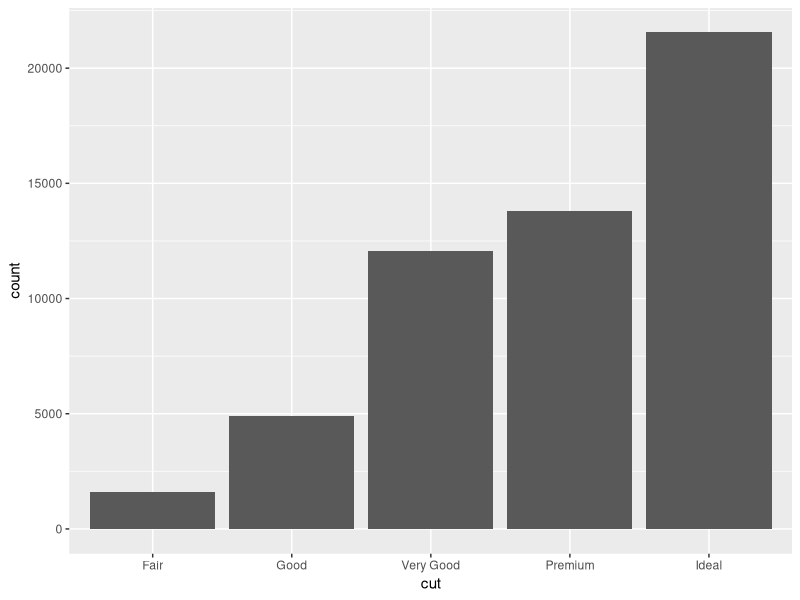
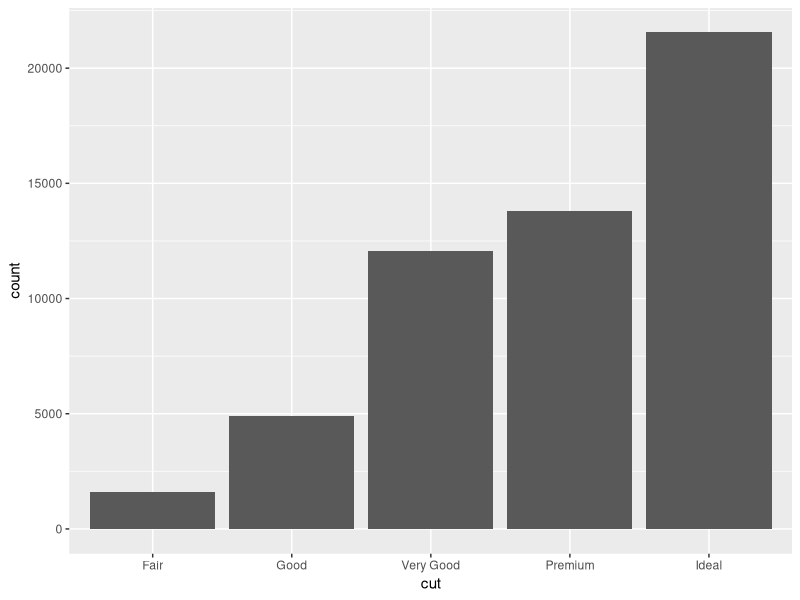
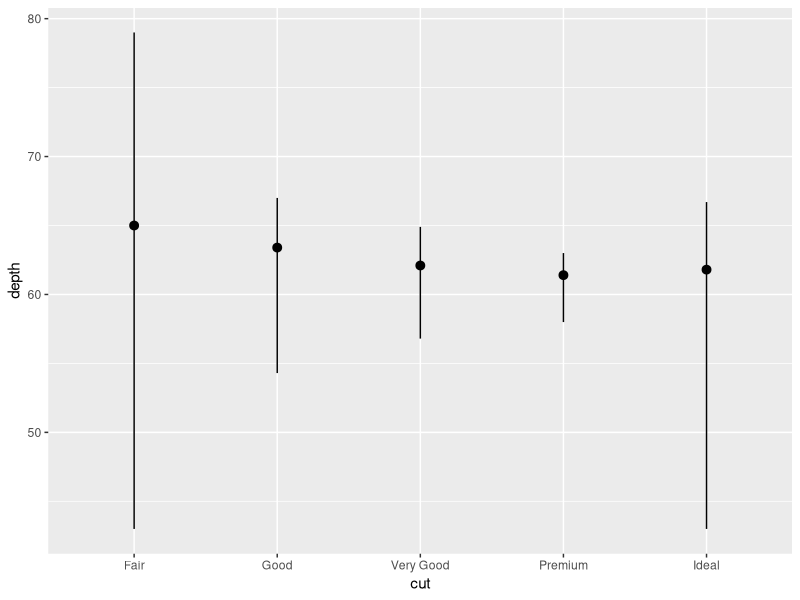
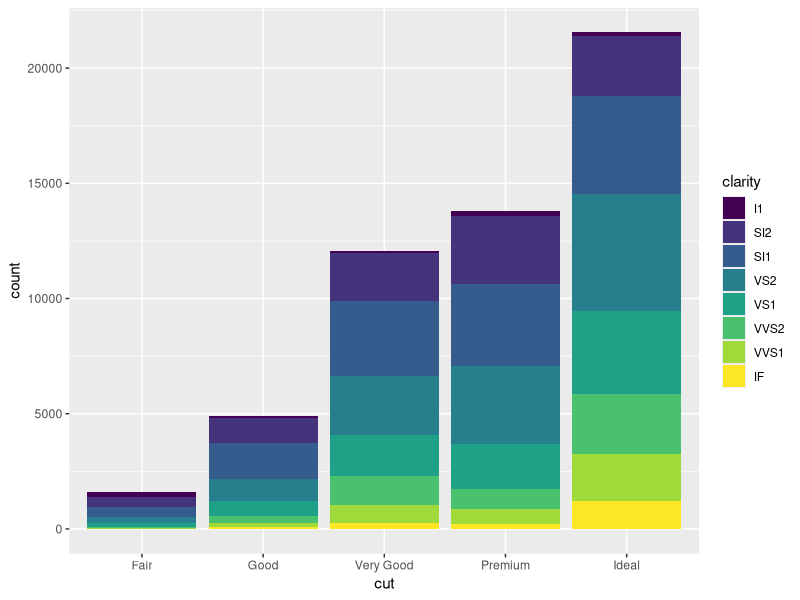
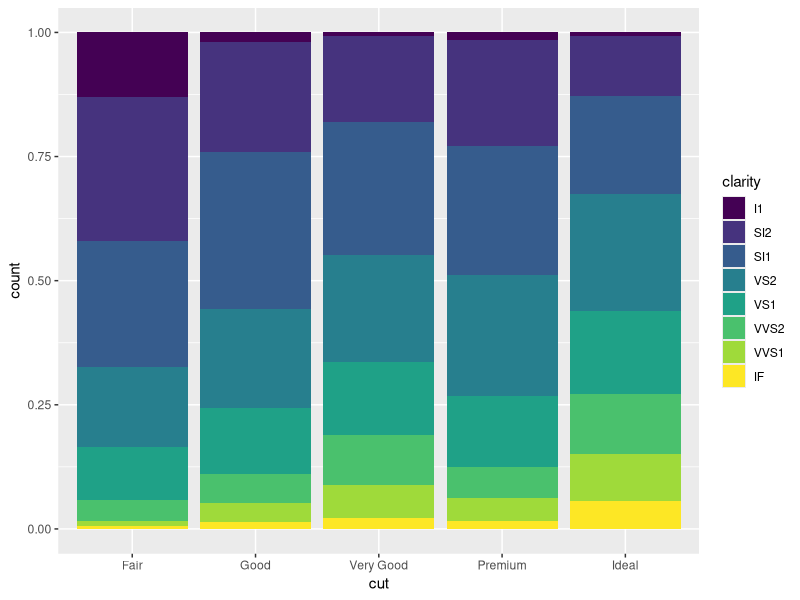
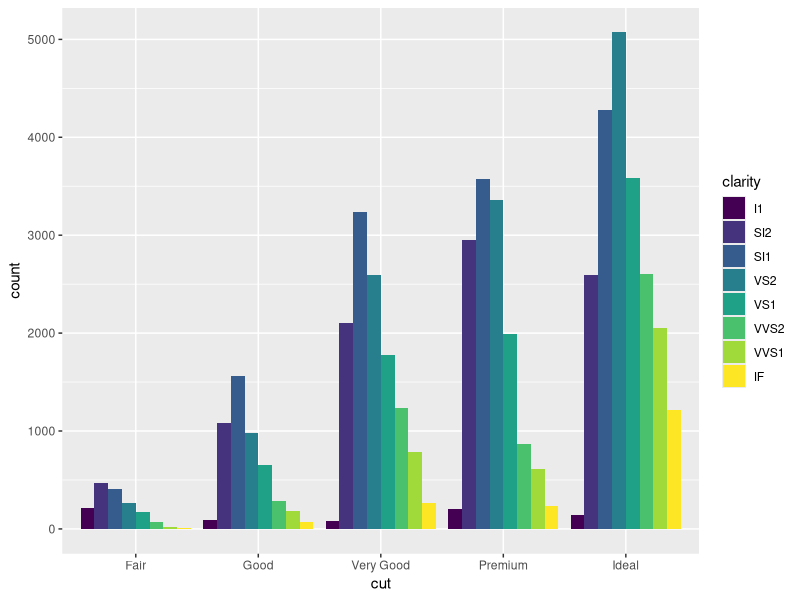
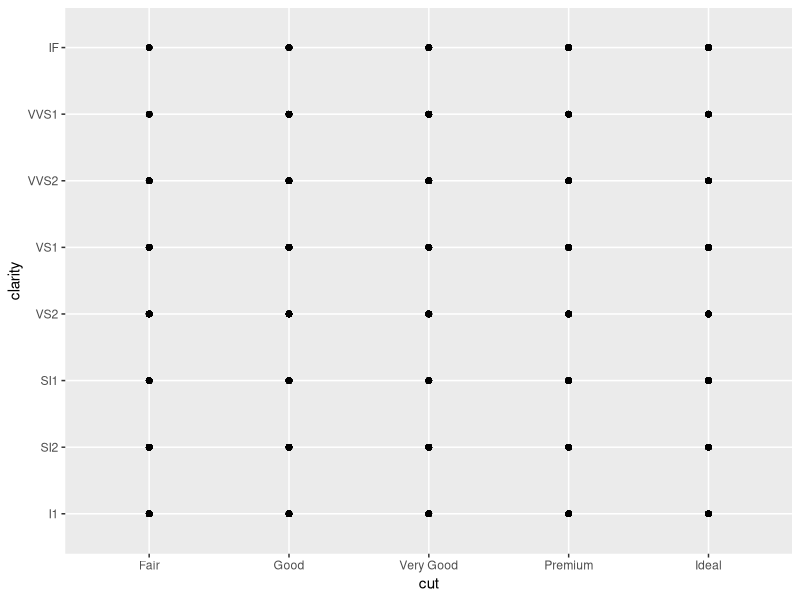

These charts were generated, in order, by the following R code:
# Exercise 2: More ggplot2 Grammar

# Install and load `ggplot2`
# install.packages("ggplot2") # if needed

library("ggplot2")
library("ggthemes")

# For this exercise you will again be working with the `diamonds` data set.
# Use `?diamonds` to review details about this data set

?diamonds

## Statistical Transformations

# Draw a bar chart of the diamonds data, organized by cut
# The height of each bar is based on the "count" (number) of diamonds with that cut

ggplot(data = diamonds) + geom_bar(mapping = aes(x = cut))

# Use the `stat_count` to apply the statistical transformation "count" to the diamonds
# by cut. You do not need a separate geometry layer!

ggplot(data = diamonds) + stat_count(mapping = aes(x = cut))

# Use the `stat_summary` function to draw a chart with a summary layer.
# Map the x-position to diamond `cut`, and the y-position to diamond `depth`
# Bonus: use `min` as the function ymin, `max` as the function ymax, and `median` as the function y

ggplot(data = diamonds) + stat_summary(mapping = aes(x = cut, y = depth), fun.ymin = min, 
                                       fun.ymax = max, fun.y = median)

## Position Adjustments

# Draw a bar chart of diamond data organized by cut, with each bar filled by clarity.
# You should see a _stacked_ bar chart.

ggplot(data = diamonds) + geom_bar(mapping = aes(x = cut, fill = clarity))

# Draw the same chart again, but with each element positioned to "fill" the y axis

ggplot(data = diamonds) + geom_bar(mapping = aes(x = cut, fill = clarity), position = "fill")

# Draw the same chart again, but with each element positioned to "dodge" each other

ggplot(data = diamonds) + geom_bar(mapping = aes(x = cut, fill = clarity), position = "dodge")

# Draw a plot with point geometry with the x-position mapped to `cut` and the y-position mapped to `clarity`
# This creates a "grid" grouping the points

ggplot(data = diamonds) + geom_point(mapping = aes(x = cut, y = clarity))

# Use the "jitter" position adjustment to keep the points from all overlapping!
# (This works a little better with a sample of diamond data, such as from the previous exercise).



## Scales

# Draw a "boxplot" (with `geom_boxplot()`) for the diamond's price (y) by color (x)


# This has a lot of outliers, making it harder to read. To fix this, draw the same plot but
# with a _logarithmic_ scale for the y axis.


# For another version, draw the same plot but with `violin` geometry instead of `boxplot` geometry!
# How does the logarithmic scale change the data presentation?


# Another interesting plot: draw a plot of the diamonds price (y) by carat (x), using a heatmap of 2d bins
# (geom_bin2d)
# What happens when you make the x and y channels scale logarithmically?


# Draw a scatter plot for the diamonds  price (y) by carat (x). Color each point by the clarity
# (Remember, this will take a while. Use a sample of the diamonds for faster results)


# Change the color of the previous plot using a ColorBrewer scale of your choice. What looks nice?



## Coordinate Systems

# Draw a bar chart with x-position and fill color BOTH mapped to cut
# For best results, SET the `width` of the geometry to be 1 (fill plot, no space between)
# You can save this to a variable for easier modifications


# Draw the same chart, but with the coordinate system flipped


# Draw the same chart, but in a polar coordinate system. Now you have a Coxcomb chart!



## Facets

# Take the scatter plot of price by carat data (colored by clarity) and add _facets_ based on
# the diamond's `color`



## Saving Plots

# Use the `ggsave()` function to save one of your plots (the most recent one generated) to disk.
# Name the output file "my-plot.png".
# Make sure you've set the working directory!!
